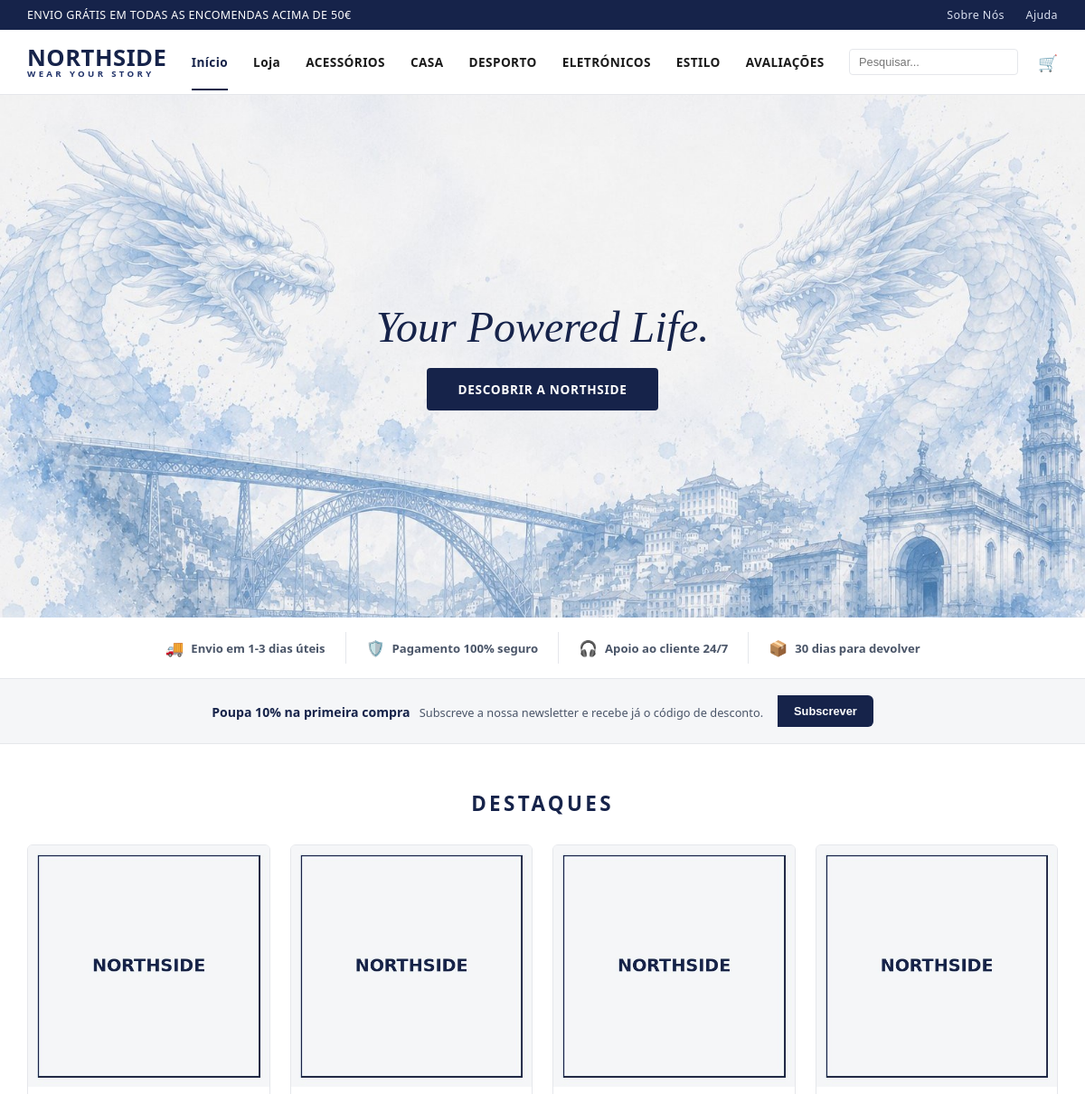
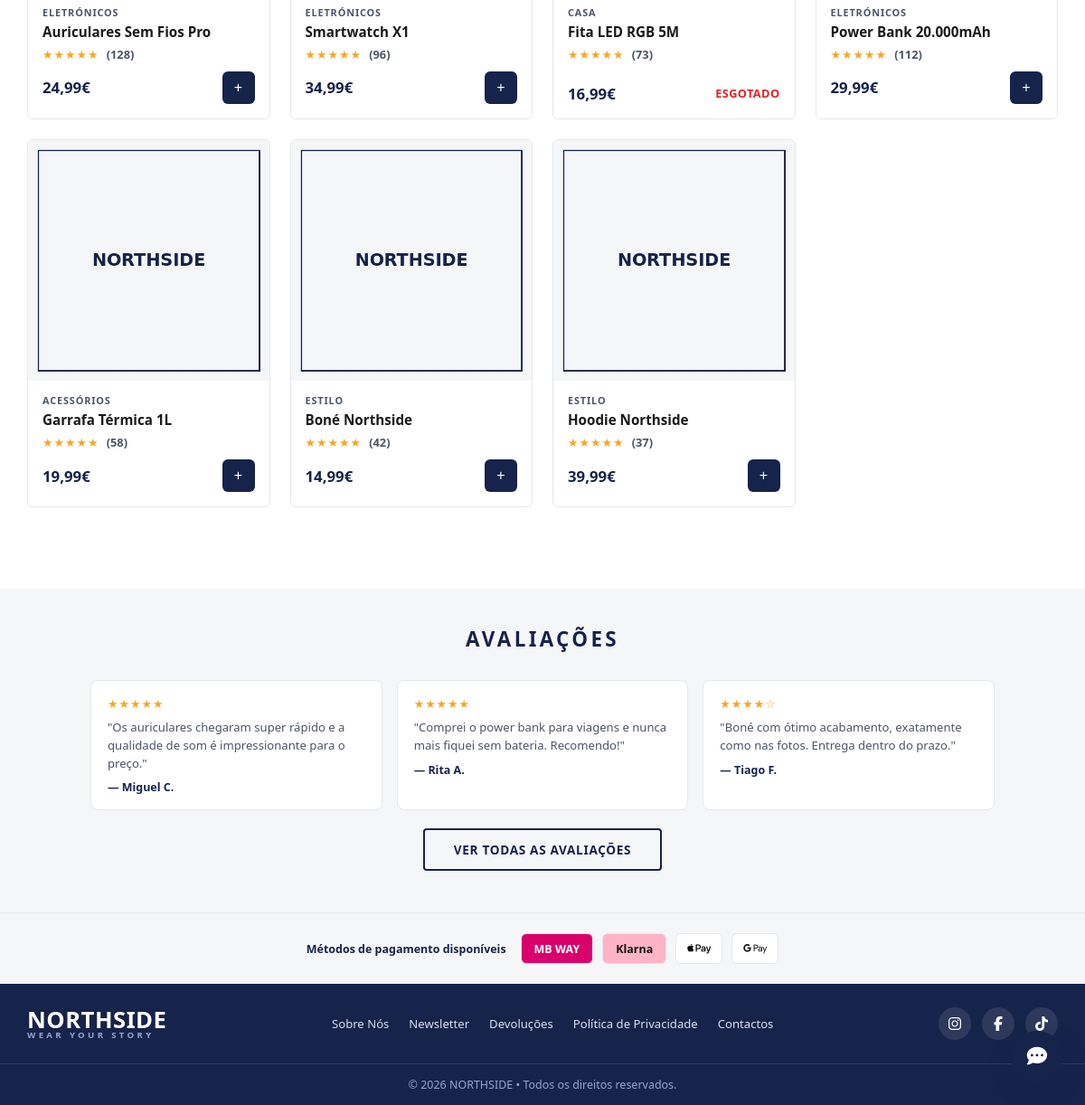
The page / on the database its author committed (2 pictures, top to bottom).
### tables this page shows
CREATE TABLE IF NOT EXISTS categorias (
    id INT AUTO_INCREMENT PRIMARY KEY,
    nome VARCHAR(60) NOT NULL,
    slug VARCHAR(60) NOT NULL UNIQUE
);

CREATE TABLE IF NOT EXISTS produtos (
    id INT AUTO_INCREMENT PRIMARY KEY,
    nome VARCHAR(150) NOT NULL,
    descricao TEXT,
    preco DECIMAL(10,2) NOT NULL,
    imagem VARCHAR(255) DEFAULT 'sem-imagem.jpg',
    categoria_id INT NULL,
    stock INT NOT NULL DEFAULT 0,
    destaque TINYINT(1) NOT NULL DEFAULT 0,
    ativo TINYINT(1) NOT NULL DEFAULT 1,
    estrelas_media DECIMAL(2,1) NOT NULL DEFAULT 5.0,
    num_avaliacoes INT NOT NULL DEFAULT 0,
    especificacoes JSON NULL COMMENT 'pares chave/valor, ex: {"Garantia":"24 meses"}',
    criado_em TIMESTAMP DEFAULT CURRENT_TIMESTAMP,
    atualizado_em TIMESTAMP DEFAULT CURRENT_TIMESTAMP ON UPDATE CURRENT_TIMESTAMP,
    FOREIGN KEY (categoria_id) REFERENCES categorias(id) ON DELETE SET NULL
);

CREATE TABLE IF NOT EXISTS avaliacoes (
    id INT AUTO_INCREMENT PRIMARY KEY,
    produto_id INT NULL,
    nome_cliente VARCHAR(100) NOT NULL,
    estrelas TINYINT NOT NULL DEFAULT 5,
    comentario TEXT NOT NULL,
    aprovado TINYINT(1) NOT NULL DEFAULT 1,
    criado_em TIMESTAMP DEFAULT CURRENT_TIMESTAMP,
    FOREIGN KEY (produto_id) REFERENCES produtos(id) ON DELETE SET NULL
);

### includes/functions.php (called while the page is built, shortened)
<?php
function formatarPreco(float $valor): string {
    return number_format($valor, 2, ',', '.') . '€';
}
function imagemProdutoUrl(?string $imagem): string {
    return URL_BASE . 'assets/img/produtos/' . $imagem;
}
function estrelasHtml(float $media): string {
    $cheias = round($media);
    return str_repeat('★', (int)$cheias) . str_repeat('☆', 5 - (int)$cheias);
}
function buscarDefinicao(PDO $pdo, string $chave, string $default = ''): string {
    try {
        $stmt = $pdo->prepare("SELECT valor FROM definicoes WHERE chave = :chave");
        $stmt->execute(['chave' => $chave]);
        $valor = $stmt->fetchColumn();
        return $valor !== false ? $valor : $default;
    } catch (PDOException $e) {
        return $default;
    }
}
function buscarCategorias(PDO $pdo): array {
    return $pdo->query("SELECT * FROM categorias ORDER BY nome")->fetchAll();
}
function buscarProdutos(PDO $pdo, array $filtros = []): array {
    $sql = "SELECT p.*, c.nome AS categoria_nome, c.slug AS categoria_slug
            FROM produtos p
            LEFT JOIN categorias c ON c.id = p.categoria_id
            WHERE p.ativo = 1";
    $params = [];
    if (!empty($filtros['destaque'])) {
        $sql .= " AND p.destaque = 1";
    }
    $sql .= " ORDER BY p.criado_em DESC";
    if (!empty($filtros['limite'])) {
        $sql .= " LIMIT " . (int)$filtros['limite'];
    }
    $stmt = $pdo->prepare($sql);
    $stmt->execute($params);
    return $stmt->fetchAll();
}
function buscarAvaliacoes(PDO $pdo, ?int $limite = null): array {
    $sql = "SELECT * FROM avaliacoes WHERE aprovado = 1 ORDER BY criado_em DESC";
    if ($limite) $sql .= " LIMIT " . (int)$limite;
    return $pdo->query($sql)->fetchAll();
}
function buscarCustosEnvio(PDO $pdo): array {
    return [
        'gratis_acima_de' => (float)buscarDefinicao($pdo, 'envio_gratis_acima_de', (string)PORTES_GRATIS_ACIMA_DE),
        'custo' => (float)buscarDefinicao($pdo, 'envio_custo', (string)CUSTO_ENVIO),
    ];
}

### index.php (the view, shortened to what this page needs)
<?php
require_once __DIR__ . '/config.php';
require_once __DIR__ . '/includes/functions.php';
$pagina_atual = 'inicio';
$destaques = buscarProdutos($pdo, ['destaque' => true, 'limite' => 7]);
$avaliacoes = buscarAvaliacoes($pdo, 3);
require __DIR__ . '/includes/header.php';
?>
<section class="hero">
    <div class="hero-texto">
        <h1>Your Powered Life.</h1>
        <a href="loja.php" class="btn-northside" style="margin-top:18px;display:inline-block;">DESCOBRIR A NORTHSIDE</a>
    </div>
</section>
<section class="vantagens">
    <div class="vantagem"><span class="icon">🚚</span>Envio em 1-3 dias úteis</div>
    <div class="vantagem"><span class="icon">🛡️</span>Pagamento 100% seguro</div>
    <div class="vantagem"><span class="icon">🎧</span>Apoio ao cliente 24/7</div>
    <div class="vantagem"><span class="icon">📦</span>30 dias para devolver</div>
</section>
<div class="newsletter-faixa">
    <div class="newsletter-faixa-texto">
        <strong>Poupa 10% na primeira compra</strong>
        <span>Subscreve a nossa newsletter e recebe já o código de desconto.</span>
    </div>
    <div class="newsletter-faixa-form">
        <button type="button" data-abrir-modal="modal-newsletter">Subscrever</button>
    </div>
</div>
<h2 class="secao-titulo">DESTAQUES</h2>
<div class="grid-produtos">
    <?php foreach ($destaques as $produto): $stock = (int)$produto['stock']; ?>
        <div class="cartao-produto">
            <a href="produto.php?id=<?= $produto['id'] ?>">
                <div class="img-wrap">
                    <img class="img-ativa" src="<?= imagemProdutoUrl($produto['imagem']) ?>" alt="<?= htmlspecialchars($produto['nome']) ?>">
                </div>
            </a>
            <div class="corpo">
                <div class="categoria-label"><?= htmlspecialchars(mb_strtoupper($produto['categoria_nome'] ?? '')) ?></div>
                <a href="produto.php?id=<?= $produto['id'] ?>">
                    <h3><?= htmlspecialchars($produto['nome']) ?></h3>
                </a>
                <div class="estrelas"><?= estrelasHtml($produto['estrelas_media']) ?> <span class="num">(<?= (int)$produto['num_avaliacoes'] ?>)</span></div>
                <div class="linha-preco">
                    <span class="preco"><?= formatarPreco($produto['preco']) ?></span>
                    <?php if ($stock > 0): ?>
                        <form action="actions/carrinho_add.php" method="post">
                            <button type="submit" class="btn-add-cart" title="Adicionar ao carrinho">+</button>
                        </form>
                    <?php else: ?>
                        <span class="rotulo-esgotado">ESGOTADO</span>
                    <?php endif; ?>
                </div>
            </div>
        </div>
    <?php endforeach; ?>
</div>
<section class="avaliacoes-wrap">
    <h2 class="secao-titulo" style="margin-top:0;">AVALIAÇÕES</h2>
    <div class="avaliacoes-grid">
        <?php foreach ($avaliacoes as $av): ?>
            <div class="avaliacao-mini">
                <div class="estrelas"><?= estrelasHtml($av['estrelas']) ?></div>
                <p>"<?= htmlspecialchars($av['comentario']) ?>"</p>
                <div class="nome-mini">— <?= htmlspecialchars($av['nome_cliente']) ?></div>
            </div>
        <?php endforeach; ?>
    </div>
    <div style="text-align:center;margin-top:20px;">
        <a href="avaliacoes.php" class="btn-outline-northside">VER TODAS AS AVALIAÇÕES</a>
    </div>
</section>
<?php require __DIR__ . '/includes/footer.php'; ?>

### includes/header.php (shortened to what this page needs)
<?php
require_once __DIR__ . '/functions.php';
$categorias_menu = buscarCategorias($pdo);
?>
<!DOCTYPE html>
<html lang="pt">
<head>
<link rel="stylesheet" href="<?= URL_BASE ?>assets/css/style.css?v=<?= @filemtime(__DIR__ . '/../assets/css/style.css') ?: time() ?>">
<link rel="stylesheet" href="https://cdnjs.cloudflare.com/ajax/libs/font-awesome/6.7.2/css/all.min.css">
</head>
<body>
<header class="site-header">
<div class="top-bar">
    <div class="container-fluid">
        <span>ENVIO GRÁTIS EM TODAS AS ENCOMENDAS ACIMA DE <?= (int)buscarCustosEnvio($pdo)['gratis_acima_de'] ?>€</span>
        <div>
            <a href="#" data-abrir-modal="modal-sobre">Sobre Nós</a>
            <a href="#">Ajuda</a>
        </div>
    </div>
</div>
<div class="navbar-northside">
    <a href="<?= URL_BASE ?>index.php" class="logo-northside">
        NORTHSIDE
        <small>WEAR YOUR STORY</small>
    </a>
    <ul class="nav-links" id="nav-links">
        <li><a href="<?= URL_BASE ?>index.php" class="<?= ($pagina_atual ?? '') === 'inicio' ? 'ativo' : '' ?>">Início</a></li>
        <li><a href="<?= URL_BASE ?>loja.php" class="<?= ($pagina_atual ?? '') === 'loja' ? 'ativo' : '' ?>">Loja</a></li>
        <?php foreach ($categorias_menu as $cat): ?>
            <li><a href="<?= URL_BASE ?>loja.php?categoria=<?= urlencode($cat['slug']) ?>"><?= htmlspecialchars(mb_strtoupper($cat['nome'])) ?></a></li>
        <?php endforeach; ?>
        <li><a href="<?= URL_BASE ?>avaliacoes.php" class="<?= ($pagina_atual ?? '') === 'avaliacoes' ? 'ativo' : '' ?>">AVALIAÇÕES</a></li>
    </ul>
    <div class="nav-icons">
        <form action="<?= URL_BASE ?>loja.php" method="get" style="display:inline;">
            <input type="text" name="pesquisa" placeholder="Pesquisar..." class="campo-pesquisa"
                value="<?= htmlspecialchars($_GET['pesquisa'] ?? '') ?>"
                style="border:1px solid #e5e7eb;border-radius:4px;padding:6px 10px;font-size:0.8rem;">
        </form>
        <a href="<?= URL_BASE ?>carrinho.php" title="Carrinho">
            🛒
        </a>
    </div>
</div>
</header>
<main>

### includes/footer.php (shortened to what this page needs)
    </main>
    <footer class="footer">
        <div class="barra-pagamentos">
            <span class="pagamentos-label">Métodos de pagamento disponíveis</span>
            <div class="pagamentos-badges">
                <span class="metodo-pagamento metodo-mbway">MB WAY</span>
                <span class="metodo-pagamento metodo-klarna">Klarna</span>
                <span class="metodo-pagamento metodo-icone"><i class="fab fa-apple-pay"></i></span>
                <span class="metodo-pagamento metodo-icone"><i class="fab fa-google-pay"></i></span>
            </div>
        </div>
        <div class="footer-simples">
            <a href="<?= URL_BASE ?>index.php" class="logo-northside">NORTHSIDE<small>WEAR YOUR STORY</small></a>
            <nav class="footer-links-simples">
                <a href="#" data-abrir-modal="modal-sobre">Sobre Nós</a>
                <a href="#" data-abrir-modal="modal-newsletter">Newsletter</a>
                <a href="<?= URL_BASE ?>devolucoes.php">Devoluções</a>
                <a href="#" data-abrir-modal="modal-privacidade">Política de Privacidade</a>
                <a href="#" data-abrir-modal="modal-contactos">Contactos</a>
            </nav>
            <div class="footer-social">
                <a href="<?= htmlspecialchars(buscarDefinicao($pdo, 'rede_instagram', '#')) ?>" target="_blank" rel="noopener"><i class="fab fa-instagram"></i></a>
                <a href="<?= htmlspecialchars(buscarDefinicao($pdo, 'rede_facebook', '#')) ?>" target="_blank" rel="noopener"><i class="fab fa-facebook-f"></i></a>
                <a href="<?= htmlspecialchars(buscarDefinicao($pdo, 'rede_tiktok', '#')) ?>" target="_blank" rel="noopener"><i class="fab fa-tiktok"></i></a>
            </div>
        </div>
        <div class="footer-bottom">
            <span>© 2026 NORTHSIDE • Todos os direitos reservados.</span>
        </div>
    </footer>
    <button class="chat-botao" id="chat-botao" aria-label="Abrir chat">
        <i class="fa-solid fa-comment-dots"></i>
    </button>
</body>
</html>

### rows shown on the page
categorias: nome "ACESSÓRIOS"
categorias: nome "CASA"
categorias: nome "DESPORTO"
categorias: nome "ELETRÓNICOS"
categorias: nome "ESTILO"
produtos: imagem (picture), categoria.nome "ELETRÓNICOS", nome "Auriculares Sem Fios Pro", estrelas_media "★★★★★", num_avaliacoes "128", preco "24,99€"
produtos: imagem (picture), categoria.nome "ELETRÓNICOS", nome "Smartwatch X1", estrelas_media "★★★★★", num_avaliacoes "96", preco "34,99€"
produtos: imagem (picture), categoria.nome "CASA", nome "Fita LED RGB 5M", estrelas_media "★★★★★", num_avaliacoes "73", preco "16,99€", stock "ESGOTADO"
produtos: imagem (picture), categoria.nome "ELETRÓNICOS", nome "Power Bank 20.000mAh", estrelas_media "★★★★★", num_avaliacoes "112", preco "29,99€"
produtos: imagem (picture), categoria.nome "ACESSÓRIOS", nome "Garrafa Térmica 1L", estrelas_media "★★★★★", num_avaliacoes "58", preco "19,99€"
produtos: imagem (picture), categoria.nome "ESTILO", nome "Boné Northside", estrelas_media "★★★★★", num_avaliacoes "42", preco "14,99€"
produtos: imagem (picture), categoria.nome "ESTILO", nome "Hoodie Northside", estrelas_media "★★★★★", num_avaliacoes "37", preco "39,99€"
avaliacoes: estrelas "★★★★★", comentario "Os auriculares chegaram super rápido e a qualidade de som é impressionante para o preço.", nome_cliente "Miguel C."
avaliacoes: estrelas "★★★★★", comentario "Comprei o power bank para viagens e nunca mais fiquei sem bateria. Recomendo!", nome_cliente "Rita A."
avaliacoes: estrelas "★★★★☆", comentario "Boné com ótimo acabamento, exatamente como nas fotos. Entrega dentro do prazo.", nome_cliente "Tiago F."

### other values the page prints
buscarCustosEnvio($pdo)['gratis_acima_de'] "50"
